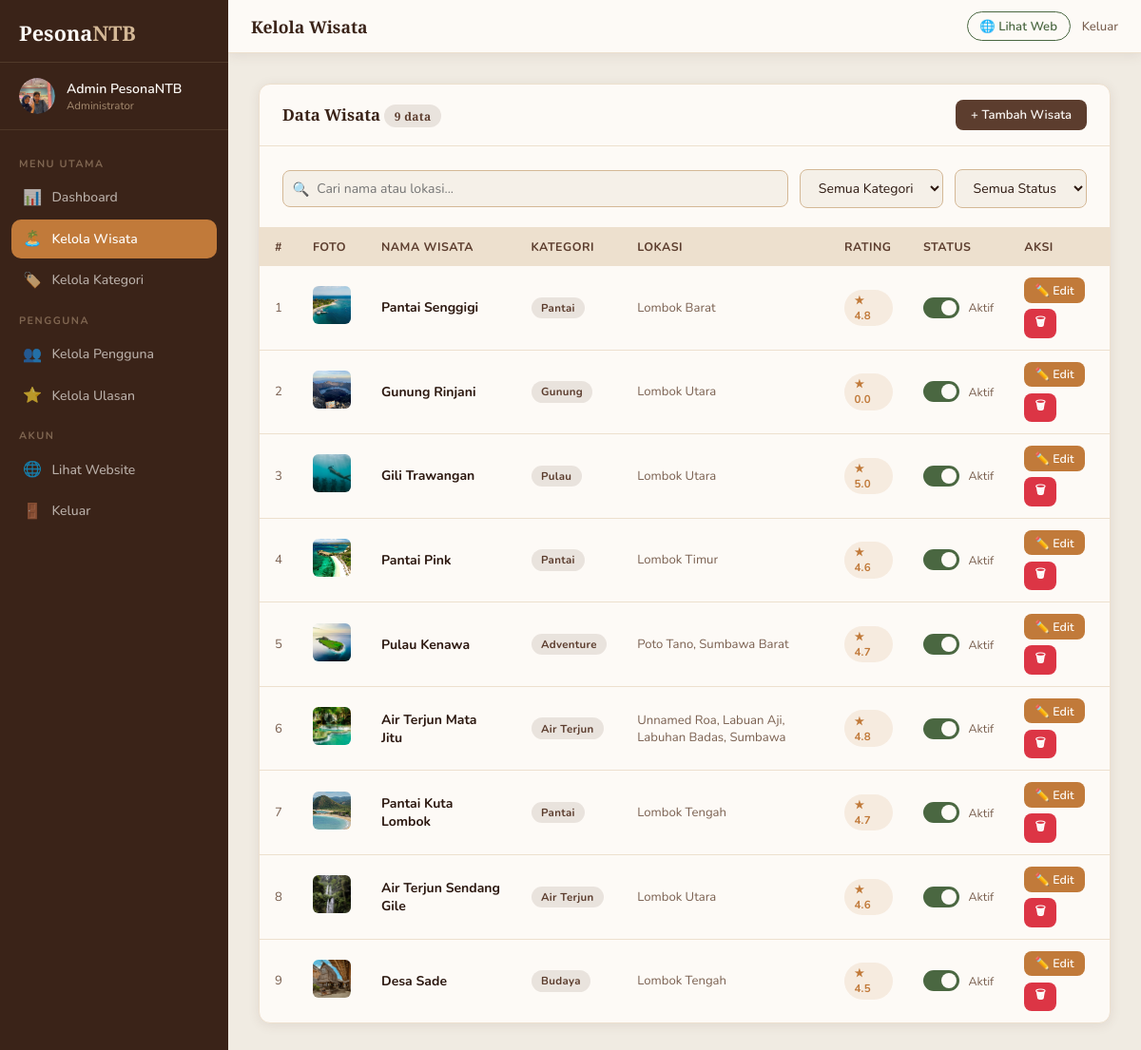
The page /config/wisata.php (signed in) on the database as committed earlier.
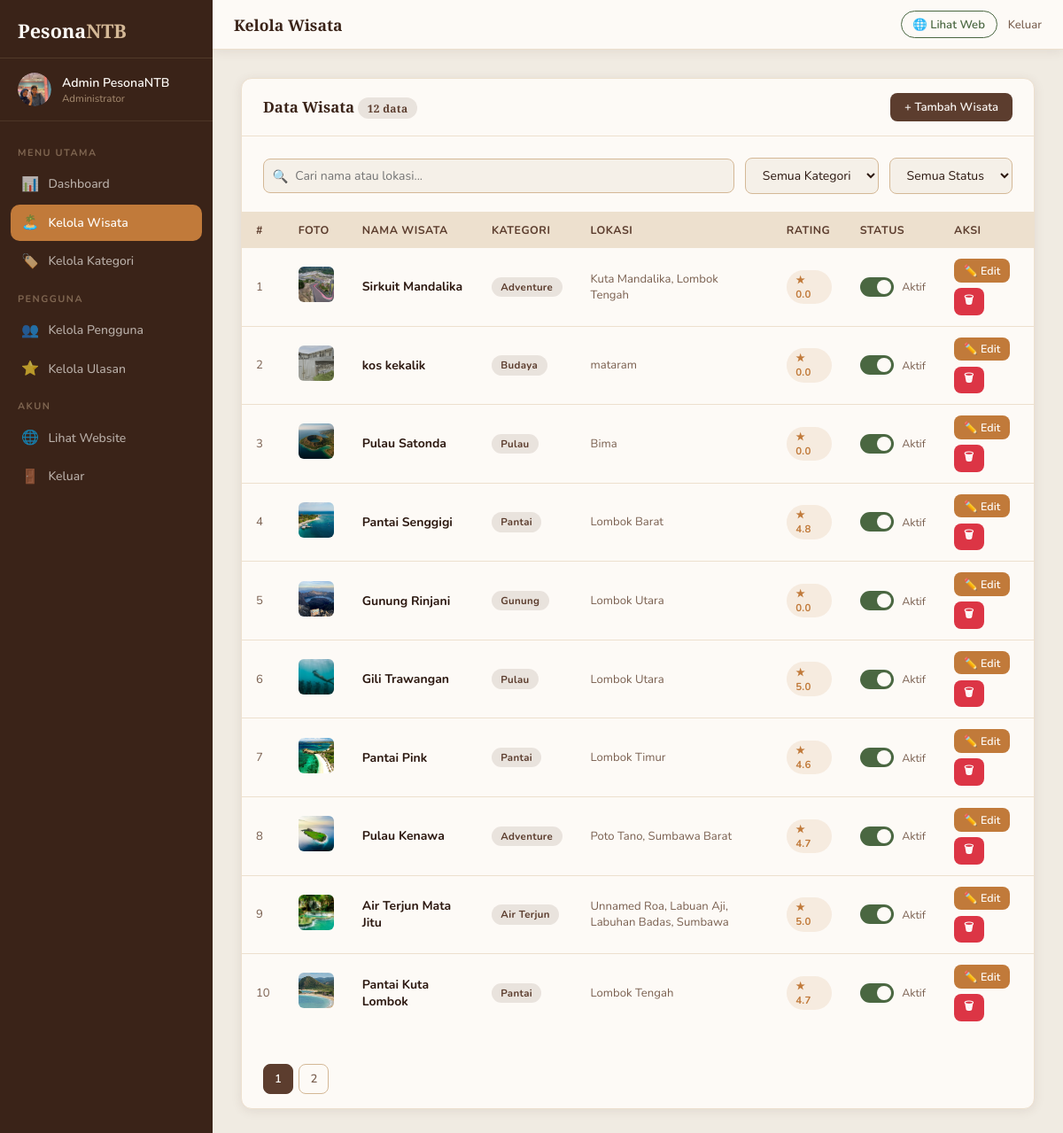
The same page on the database as committed later.
### tables this page shows
CREATE TABLE `wisata` (
  `id` int(11) NOT NULL,
  `nama` varchar(150) NOT NULL,
  `kategori` enum('Pantai','Gunung','Air Terjun','Budaya','Pulau','Kuliner','Adventure') NOT NULL,
  `lokasi` varchar(150) NOT NULL,
  `deskripsi` text NOT NULL,
  `fasilitas` text DEFAULT NULL,
  `jam_buka` varchar(100) DEFAULT NULL,
  `harga_tiket` varchar(100) DEFAULT NULL,
  `foto` varchar(255) DEFAULT NULL,
  `aktif` tinyint(1) DEFAULT 1,
  `latitude` decimal(10,8) DEFAULT NULL,
  `longitude` decimal(11,8) DEFAULT NULL,
  `rating` decimal(3,1) DEFAULT 0.0,
  `created_at` datetime DEFAULT current_timestamp(),
  `updated_at` datetime DEFAULT current_timestamp() ON UPDATE current_timestamp()
);

### config/wisata.php (the view, shortened to what the changed rows need)
<?php
require_once 'db.php';
$search   = trim($_GET['search']   ?? '');
$kat      = trim($_GET['kategori'] ?? '');
$status   = $_GET['status'] ?? '';
$page     = max(1, intval($_GET['page'] ?? 1));
$per_page = 10;
$offset   = ($page - 1) * $per_page;
$where  = []; $params = []; $types = '';
$wsql = $where ? 'WHERE '.implode(' AND ', $where) : '';
$total = 0;
if ($stmt = $conn->prepare("SELECT COUNT(*) as c FROM wisata $wsql")) {
    $stmt->execute();
    $total = $stmt->get_result()->fetch_assoc()['c'];
}
$total_pages = ceil($total / $per_page);
$wisata_list = [];
if ($stmt = $conn->prepare("SELECT * FROM wisata $wsql ORDER BY created_at DESC LIMIT ? OFFSET ?")) {
    $p = array_merge($params, [$per_page, $offset]); $t = $types . 'ii';
    $stmt->bind_param($t, ...$p);
    $stmt->execute();
    $res = $stmt->get_result();
    while ($r = $res->fetch_assoc()) $wisata_list[] = $r;
}
?>
<!DOCTYPE html>
<html lang="id">
<head>
  <link rel="stylesheet" href="../css/admin.css">
</head>
<body>
<div class="admin-layout">
  <div class="admin-content">
    <main class="admin-main">
      <div class="admin-card">
        <div class="card-header">
          <h3>Data Wisata <span class="badge badge-brown" style="font-size:0.75rem"><?= $total ?> data</span></h3>
        </div>
        <div class="table-wrap">
          <table>
            <thead>
              <tr>
                <th>#</th>
                <th>Foto</th>
                <th>Nama Wisata</th>
                <th>Kategori</th>
                <th>Lokasi</th>
                <th>Rating</th>
                <th>Status</th>
                <th>Aksi</th>
              </tr>
            </thead>
            <tbody>
              <?php if (empty($wisata_list)): ?>
              <tr><td colspan="8" style="text-align:center;padding:2rem;color:var(--text-muted)">Tidak ada data wisata.</td></tr>
              <?php else: ?>
              <?php foreach ($wisata_list as $i => $w): ?>
              <tr>
                <td class="td-muted"><?= $offset + $i + 1 ?></td>
                <td>
                  <?php if ($w['foto'] && file_exists("../assets/uploads/destinasi/{$w['foto']}")): ?>
                  <img src="../assets/uploads/destinasi/<?= htmlspecialchars($w['foto']) ?>" class="foto-thumb" alt="">
                  <?php else: ?>
                  <div style="width:40px;height:40px;border-radius:6px;background:var(--sand-light);display:flex;align-items:center;justify-content:center;font-size:1.1rem">🏝️</div>
                  <?php endif; ?>
                </td>
                <td><strong><?= htmlspecialchars($w['nama']) ?></strong></td>
                <td><span class="badge badge-brown"><?= htmlspecialchars($w['kategori']) ?></span></td>
                <td class="td-muted"><?= htmlspecialchars($w['lokasi']) ?></td>
                <td><span class="badge badge-orange">★ <?= number_format($w['rating'],1) ?></span></td>
                <td>
                  <label class="toggle-wrap">
                    <div class="toggle-switch">
                      <span class="toggle-slider"></span>
                    </div>
                    <span style="font-size:0.78rem;color:var(--text-muted)"><?= $w['aktif'] ? 'Aktif' : 'Nonaktif' ?></span>
                  </label>
                </td>
                <td>
                  <div class="table-actions">
                    <a href="wisata_form.php?id=<?= $w['id'] ?>" class="btn btn-warning btn-sm">✏️ Edit</a>
                    <form method="GET" style="display:inline">
                      <button type="submit" class="btn btn-danger btn-sm btn-confirm-delete" data-msg="Wisata '<?= htmlspecialchars($w['nama']) ?>' akan dihapus permanen.">🗑</button>
                    </form>
                  </div>
                </td>
              </tr>
              <?php endforeach; ?>
              <?php endif; ?>
            </tbody>
          </table>
        </div>
        <?php if ($total_pages > 1): ?>
        <div style="padding:1rem 1.5rem">
          <div class="pagination">
            <?php for ($i=1; $i<=$total_pages; $i++): ?>
            <a href="?page=<?=$i?>&search=<?=urlencode($search)?>&kategori=<?=urlencode($kat)?>&status=<?=urlencode($status)?>"
               class="page-btn <?= $i===$page?'active':'' ?>"><?= $i ?></a>
            <?php endfor; ?>
          </div>
        </div>
        <?php endif; ?>
      </div>
    </main>
  </div>
</div>
</body>
</html>

Rows that differ between the two databases and show on the page:
no longer on this page (row edited): wisata: i "8", foto (picture), nama "Air Terjun Sendang Gile", kategori "Air Terjun", lokasi "Lombok Utara", rating "4.6", aktif "Aktif"
no longer on this page (row unchanged): wisata: i "9", foto (picture), nama "Desa Sade", kategori "Budaya", lokasi "Lombok Tengah", rating "4.5", aktif "Aktif"
added wisata: i "1", foto (picture), nama "Sirkuit Mandalika", kategori "Adventure", lokasi "Kuta Mandalika, Lombok Tengah", rating "0.0", aktif "Aktif"
added wisata: i "2", foto (picture), nama "kos kekalik", kategori "Budaya", lokasi "mataram", rating "0.0", aktif "Aktif"
added wisata: i "3", foto (picture), nama "Pulau Satonda", kategori "Pulau", lokasi "Bima", rating "0.0", aktif "Aktif"
computed for wisata "Pantai Senggigi": i "1" → "4"
computed for wisata "Gunung Rinjani": i "2" → "5"
changed wisata "Gili Trawangan": i "3" → "6"
computed for wisata "Pantai Pink": i "4" → "7"
computed for wisata "Pulau Kenawa": i "5" → "8"
changed wisata "Air Terjun Mata Jitu": i "6" → "9"; rating "4.8" → "5.0"
computed for wisata "Pantai Kuta Lombok": i "7" → "10"
Other text that changed with them:
$total: "9" → "12"
new list line: "1"
new list line: "2"
